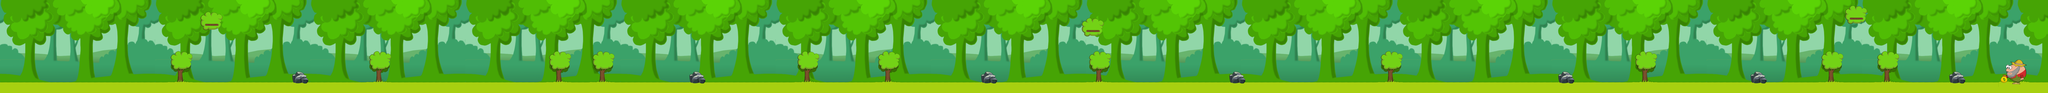

Tiled map render using the project's own tile images. Description and the map definition, with tile-layer contents summarised, below:
An orthogonal 330x15 tile map with 32x32 px tiles, 2 tile layers (sky, ground) and 83 objects (36x t5, 22x mt20, 10x t10, 7x fence, 4x ground, ...).

<map version="1.0" orientation="orthogonal" renderorder="right-down" width="330" height="15" tilewidth="32" tileheight="32" nextobjectid="30">
 <tileset firstgid="1" name="forest_tileset_x60" tilewidth="32" tileheight="32">
  <image source="gfx/forest_tileset_x60.png" width="800" height="1300" />
 </tileset>
 <layer name="sky" width="330" height="15">
  <data>[4950 cells, 4950 non-empty, 375 distinct tile ids]</data>
 </layer>
 <layer name="ground" width="330" height="15">
  <data>[4950 cells, 4950 non-empty, 94 distinct tile ids]</data>
 </layer>
 <objectgroup name="Object Layer 1" width="0" height="0">
  <object id="1" name="ground" x="-11" y="433" width="10574" height="49" />
  <object id="2" name="t10" x="512" y="351" width="36" height="37" />
  <object id="3" name="t10" x="575" y="353" width="41" height="36" />
  <object id="4" name="t10" x="640" y="352" width="39" height="38" />
  <object id="6" name="end" x="10313" y="58" width="236" height="361" />
  <object id="23" name="fence" x="1515" y="383" width="53" height="48" />
  <object id="24" name="fence" x="3564" y="381" width="55" height="49" />
  <object id="25" name="fence" x="5068" y="384" width="56" height="49" />
  <object id="26" name="fence" x="6347" y="381" width="55" height="53" />
  <object id="27" name="fence" x="8043" y="380" width="54" height="51" />
  <object id="28" name="fence" x="9034" y="382" width="57" height="50" />
  <object id="29" name="fence" x="10064" y="383" width="56" height="50" />
  <object id="30" name="mt20" x="799" y="352" width="40" height="41" />
  <object id="31" name="t10" x="958" y="125" width="36" height="40" />
  <object id="32" name="t10" x="1054" y="65" width="40" height="38" />
  <object id="33" name="mt20" x="1214" y="30" width="38" height="39" />
  <object id="34" name="t10" x="1088" y="320" width="37" height="38" />
  <object id="35" name="t5" x="1342" y="317" width="39" height="42" />
  <object id="36" name="mt20" x="1505" y="222" width="35" height="40" />
  <object id="37" name="t5" x="1772" y="200" width="41" height="41" />
  <object id="38" name="t5" x="1904" y="135" width="40" height="42" />
  <object id="39" name="mt20" x="1983" y="125" width="40" height="39" />
  <object id="40" name="mt10" x="2305" y="63" width="37" height="41" />
  <object id="41" name="t10" x="2478" y="62" width="32" height="40" />
  <object id="42" name="t5" x="2407" y="195" width="42" height="40" />
  <object id="43" name="mt20" x="2303" y="350" width="38" height="41" />
  <object id="44" name="t10" x="3039" y="12" width="39" height="41" />
  <object id="45" name="mt20" x="2975" y="159" width="39" height="44" />
  <object id="46" name="t5" x="3106" y="62" width="38" height="41" />
  <object id="47" name="t5" x="3009" y="352" width="35" height="39" />
  <object id="48" name="t5" x="3359" y="30" width="40" height="42" />
  <object id="49" name="mt20" x="3423" y="352" width="41" height="41" />
  <object id="50" name="t5" x="3744" y="126" width="38" height="42" />
  <object id="51" name="t5" x="3870" y="61" width="38" height="40" />
  <object id="52" name="mt20" x="3776" y="351" width="38" height="40" />
  <object id="53" name="mt20" x="3934" y="349" width="40" height="43" />
  <object id="54" name="mt20" x="4158" y="161" width="39" height="40" />
  <object id="55" name="t5" x="4033" y="63" width="39" height="41" />
  <object id="56" name="t5" x="4320" y="61" width="38" height="41" />
  <object id="57" name="t5" x="4400" y="260" width="38" height="41" />
  <object id="58" name="mt20" x="4543" y="30" width="41" height="42" />
  <object id="59" name="t5" x="4578" y="123" width="40" height="41" />
  <object id="60" name="t5" x="4674" y="321" width="39" height="41" />
  <object id="61" name="mt20" x="5122" y="284" width="37" height="43" />
  <object id="62" name="t5" x="5086" y="32" width="38" height="37" />
  <object id="63" name="mt20" x="5634" y="92" width="39" height="41" />
  <object id="64" name="t10" x="5729" y="33" width="42" height="36" />
  <object id="65" name="t5" x="5504" y="161" width="40" height="39" />
  <object id="66" name="t5" x="5533" y="349" width="39" height="40" />
  <object id="67" name="mt20" x="5856" y="349" width="42" height="42" />
  <object id="68" name="t5" x="6175" y="94" width="40" height="42" />
  <object id="69" name="t5" x="6399" y="317" width="38" height="41" />
  <object id="70" name="mt20" x="6337" y="31" width="36" height="41" />
  <object id="71" name="t5" x="6625" y="65" width="37" height="39" />
  <object id="72" name="t5" x="6816" y="96" width="38" height="40" />
  <object id="73" name="mt20" x="6719" y="64" width="39" height="40" />
  <object id="74" name="t5" x="6656" y="189" width="40" height="41" />
  <object id="75" name="mt20" x="7135" y="158" width="38" height="39" />
  <object id="76" name="t5" x="7104" y="318" width="40" height="45" />
  <object id="77" name="t5" x="7264" y="285" width="39" height="40" />
  <object id="78" name="t5" x="7427" y="160" width="40" height="42" />
  <object id="79" name="t5" x="7581" y="32" width="38" height="38" />
  <object id="80" name="mt20" x="7487" y="286" width="39" height="42" />
  <object id="81" name="t10" x="7712" y="94" width="39" height="43" />
  <object id="82" name="mt20" x="7937" y="127" width="41" height="42" />
  <object id="83" name="t5" x="7807" y="6" width="39" height="41" />
  <object id="84" name="mt20" x="8480" y="193" width="40" height="40" />
  <object id="85" name="t5" x="8607" y="128" width="40" height="42" />
  <object id="86" name="t5" x="8258" y="320" width="37" height="37" />
  <object id="87" name="t5" x="8448" y="317" width="40" height="43" />
  <object id="88" name="t5" x="8734" y="66" width="38" height="37" />
  <object id="89" name="mt20" x="8672" y="319" width="36" height="41" />
  <object id="90" name="t5" x="9057" y="128" width="36" height="40" />
  <object id="91" name="mt20" x="9697" y="97" width="39" height="42" />
  <object id="92" name="t5" x="9217" y="321" width="40" height="41" />
  <object id="93" name="t5" x="9567" y="33" width="37" height="39" />
  <object id="94" name="t5" x="9441" y="66" width="39" height="39" />
  <object id="95" name="t5" x="9504" y="319" width="37" height="42" />
  <object id="96" name="mt10" x="9634" y="320" width="36" height="43" />
  <object id="97" name="life" x="4739" y="34" width="39" height="39" />
  <object id="1" name="ground" x="9540" y="91" width="62" height="10" />
  <object id="12" name="ground" x="1061" y="124" width="57" height="10" />
  <object id="21" name="ground" x="5602" y="154" width="65" height="7" />
 </objectgroup>
</map>
